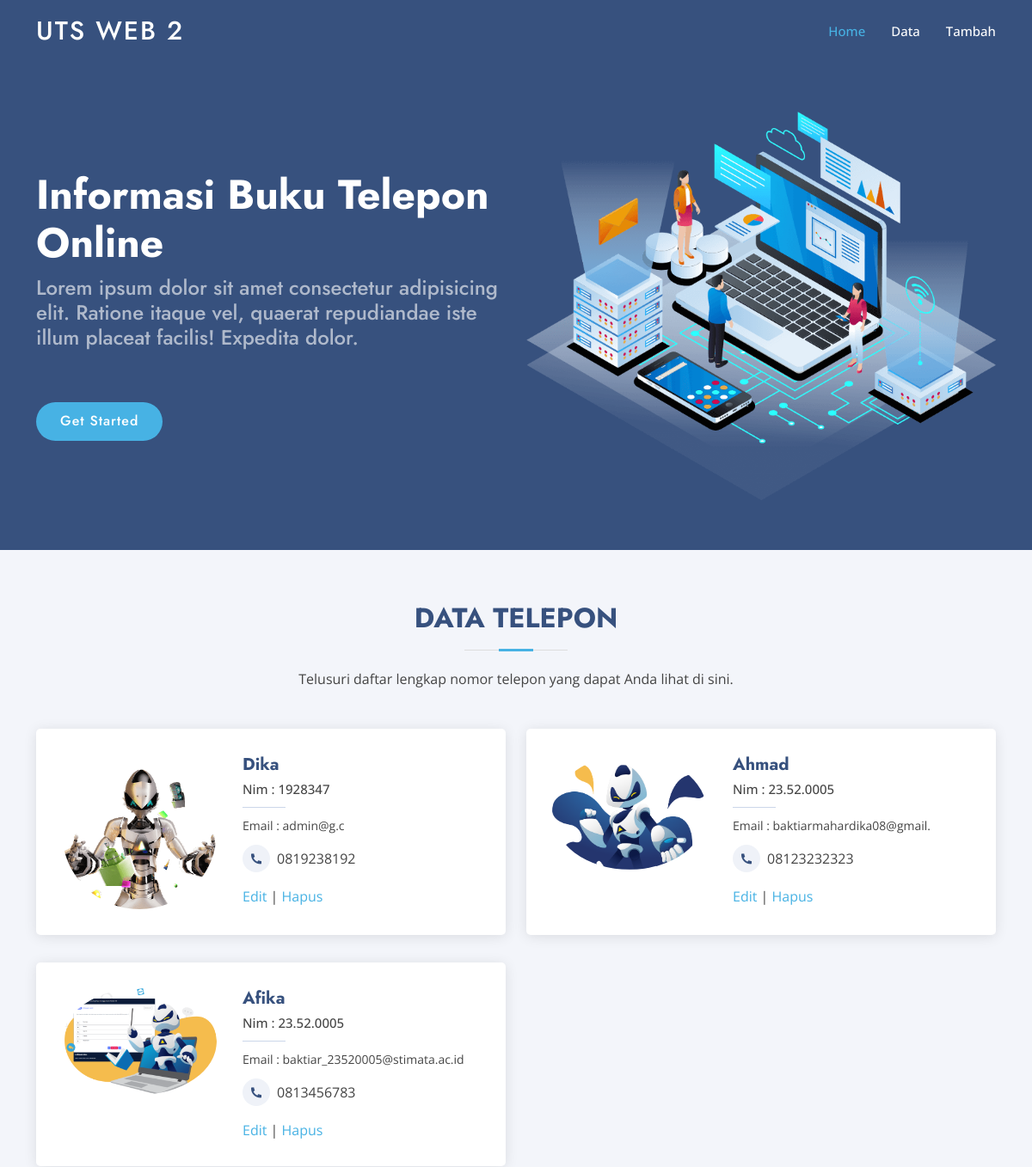
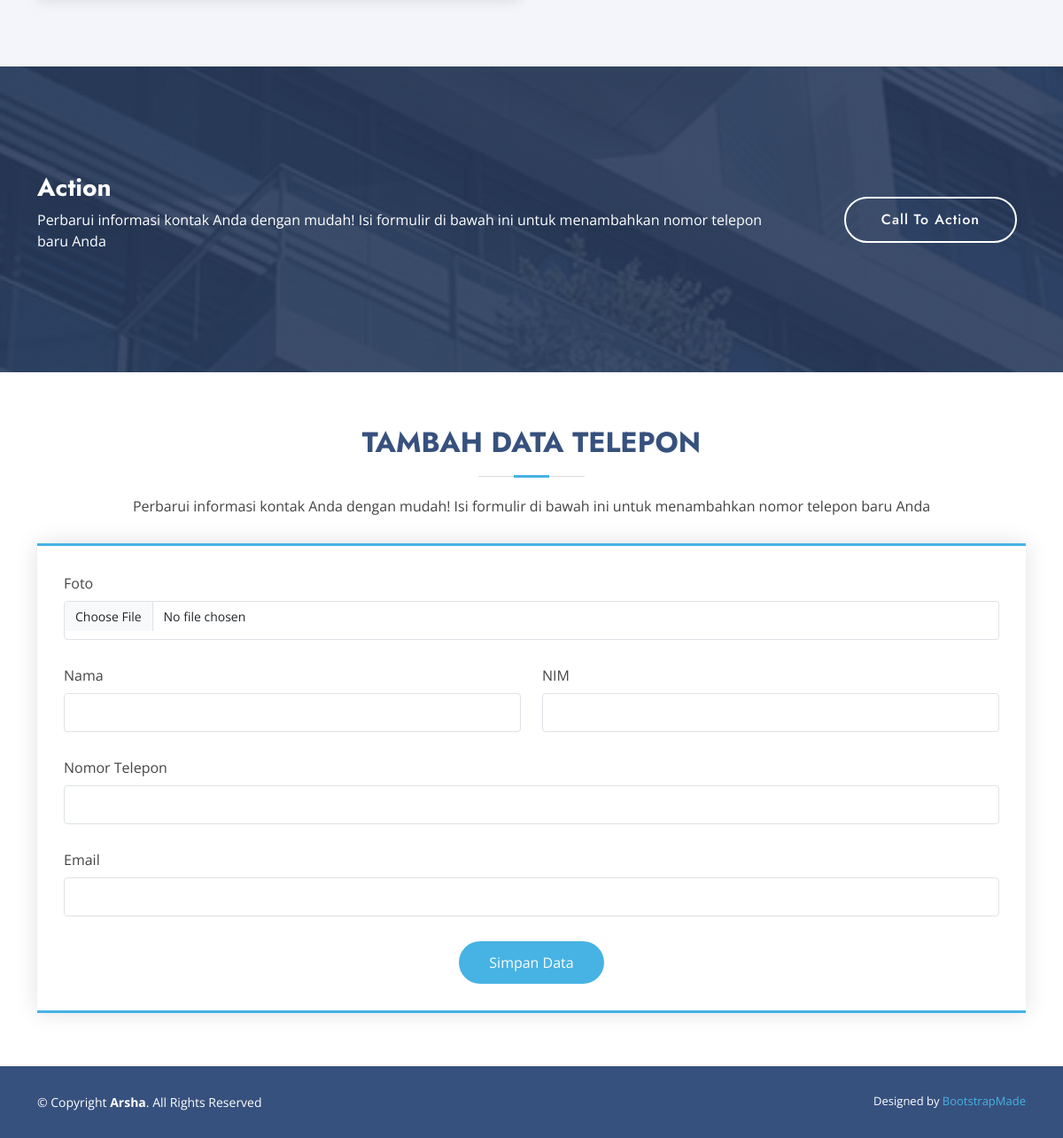
The page / on the database its author committed (2 pictures, top to bottom).
### tables this page shows
CREATE TABLE `data_mhs` (
  `id` int(11) NOT NULL,
  `gambar` varchar(50) NOT NULL,
  `nim` varchar(30) NOT NULL,
  `nama` varchar(50) NOT NULL,
  `notlp` varchar(25) NOT NULL,
  `email` varchar(70) NOT NULL
);

### function.php (called while the page is built, shortened)
<?php
    $koneksi = mysqli_connect("localhost", "root", "", "soal2");
    function query($query) {
        global $koneksi;
        $result = mysqli_query($koneksi, $query);
        $rows = [];
        while($row = mysqli_fetch_assoc($result)){
            $rows[] = $row;
        }
        return $rows;
    }
?>

### index.php (the view, shortened to what this page needs)
<?php
    require 'function.php';
    $mahasiswa = query("SELECT * FROM data_mhs");
?>
<!DOCTYPE html>
<html lang="en">
<head>
  <link href="assets/vendor/aos/aos.css" rel="stylesheet">
  <link href="assets/vendor/bootstrap/css/bootstrap.min.css" rel="stylesheet">
  <link href="assets/vendor/bootstrap-icons/bootstrap-icons.css" rel="stylesheet">
  <link href="assets/vendor/boxicons/css/boxicons.min.css" rel="stylesheet">
  <link href="assets/vendor/glightbox/css/glightbox.min.css" rel="stylesheet">
  <link href="assets/vendor/remixicon/remixicon.css" rel="stylesheet">
  <link href="assets/vendor/swiper/swiper-bundle.min.css" rel="stylesheet">
  <link href="assets/css/style.css" rel="stylesheet">
</head>
<body>
  <header id="header" class="fixed-top ">
    <div class="container d-flex align-items-center">
      <h1 class="logo me-auto"><a href="index.html">UTS WEB 2</a></h1>
      <nav id="navbar" class="navbar">
        <ul>
          <li><a class="nav-link scrollto active" href="#hero">Home</a></li>
          <li><a class="nav-link scrollto" href="#about">Data</a></li>
          <li><a class="nav-link scrollto" href="#contact">Tambah</a></li>
        </ul>
      </nav>
    </div>
  </header>
  <section id="hero" class="d-flex align-items-center">
    <div class="container">
      <div class="row">
        <div class="col-lg-6 d-flex flex-column justify-content-center pt-4 pt-lg-0 order-2 order-lg-1" data-aos="fade-up" data-aos-delay="200">
          <h1>Informasi Buku Telepon Online</h1>
          <h2>Lorem ipsum dolor sit amet consectetur adipisicing elit. Ratione itaque vel, quaerat repudiandae iste illum placeat facilis! Expedita dolor.</h2>
          <div class="d-flex justify-content-center justify-content-lg-start">
            <a href="#about" class="btn-get-started scrollto">Get Started</a>
           </div>
        </div>
        <div class="col-lg-6 order-1 order-lg-2 hero-img" data-aos="zoom-in" data-aos-delay="200">
          <img src="assets/img/hero-img.png" class="img-fluid animated" alt="">
        </div>
      </div>
    </div>
  </section>
  <main id="main">
    <section id="about" class="team section-bg">
      <div class="container" data-aos="fade-up">
        <div class="section-title">
          <h2>Data Telepon</h2>
          <p>Telusuri daftar lengkap nomor telepon yang dapat Anda lihat di sini.</p>
        </div>
        <div class="row">
          <?php foreach ($mahasiswa as $mhs) : ?>
            <div class="col-lg-6 my-3" data-aos="zoom-in" data-aos-delay="100">
              <div class="member d-flex align-items-start">
                <div class="pic"><img src="img/<?=$mhs['gambar']?>" class="img-fluid" alt=""></div>
                <div class="member-info">
                  <h4><?= $mhs['nama']; ?></h4>
                  <span>Nim : <?= $mhs['nim']; ?></span>
                  <p>Email : <?= $mhs['email']; ?></p>
                  <div class="social gap-2">
                    <a href=""><i class="ri-phone-fill"></i></a><?= $mhs['notlp']; ?>
                  </div>
                  <div class="mt-3">
                      <a href="ubah.php?id=<?=$mhs['id'];?>" data-bs-toggle="modal" data-bs-target="#exampleModal">
                        Edit
                      </a>   |
                      <a href="hapus.php?id=<?=$mhs['id'];?>">Hapus</a>
                  </div>
                </div>
              </div>
            </div>
          <?php endforeach; ?>
        </div>
      </div>
    </section>
    <section id="cta" class="cta">
      <div class="container" data-aos="zoom-in">
        <div class="row">
          <div class="col-lg-9 text-center text-lg-start">
            <h3>Action</h3>
            <p> Perbarui informasi kontak Anda dengan mudah! Isi formulir di bawah ini untuk menambahkan nomor telepon baru Anda</p>
          </div>
          <div class="col-lg-3 cta-btn-container text-center">
            <a class="cta-btn align-middle" href="#contact">Call To Action</a>
          </div>
        </div>
      </div>
    </section>
    <section id="contact" class="contact">
      <div class="container" data-aos="fade-up">
        <div class="section-title">
          <h2>Tambah Data Telepon</h2>
          <p>Perbarui informasi kontak Anda dengan mudah! Isi formulir di bawah ini untuk menambahkan nomor telepon baru Anda</p>
        </div>
        <div class="row">
              <div class="col-lg-12 mt-5 mt-lg-0 d-flex align-items-stretch">
                <form action="" method="post"  class="php-email-form" enctype="multipart/form-data">
                  <div class="form-group">
                    <label for="name">Foto</label>
                    <input type="file" class="form-control" name="gambar" id="" required>
                  </div>
                  <div class="row">
                    <div class="form-group col-md-6">
                      <label for="name">Nama</label>
                      <input type="text" name="nama" class="form-control" id="" required>
                    </div>
                    <div class="form-group col-md-6">
                      <label for="name">NIM</label>
                      <input type="text" class="form-control" name="nim" id="" required>
                    </div>
                  </div>
                  <div class="form-group">
                    <label for="name">Nomor Telepon</label>
                    <input type="number" class="form-control" name="notlp" id="" required>
                  </div>
                  <div class="form-group">
                      <label for="name">Email</label>
                      <input type="email" class="form-control" name="email" id="email" required>
                  </div>
                  <div class="text-center"><button type="submit" name="submit">Simpan Data</button></div>
                </form>
              </div>
        </div>
      </div>
    </section>
  </main>
  <footer id="footer">
    <div class="container footer-bottom clearfix">
      <div class="copyright">
        &copy; Copyright <strong><span>Arsha</span></strong>. All Rights Reserved
      </div>
      <div class="credits">
        Designed by <a href="https://bootstrapmade.com/">BootstrapMade</a>
      </div>
    </div>
  </footer>
</body>
</html>

### rows shown on the page
data_mhs: gambar (picture), nama "Dika", nim "1928347", email "admin@g.c", notlp "0819238192"
data_mhs: gambar (picture), nama "Ahmad", nim "23.52.0005", email "baktiarmahardika08@gmail.", notlp "08123232323"
data_mhs: gambar (picture), nama "Afika", nim "23.52.0005", email "baktiar_23520005@stimata.ac.id", notlp "0813456783"
